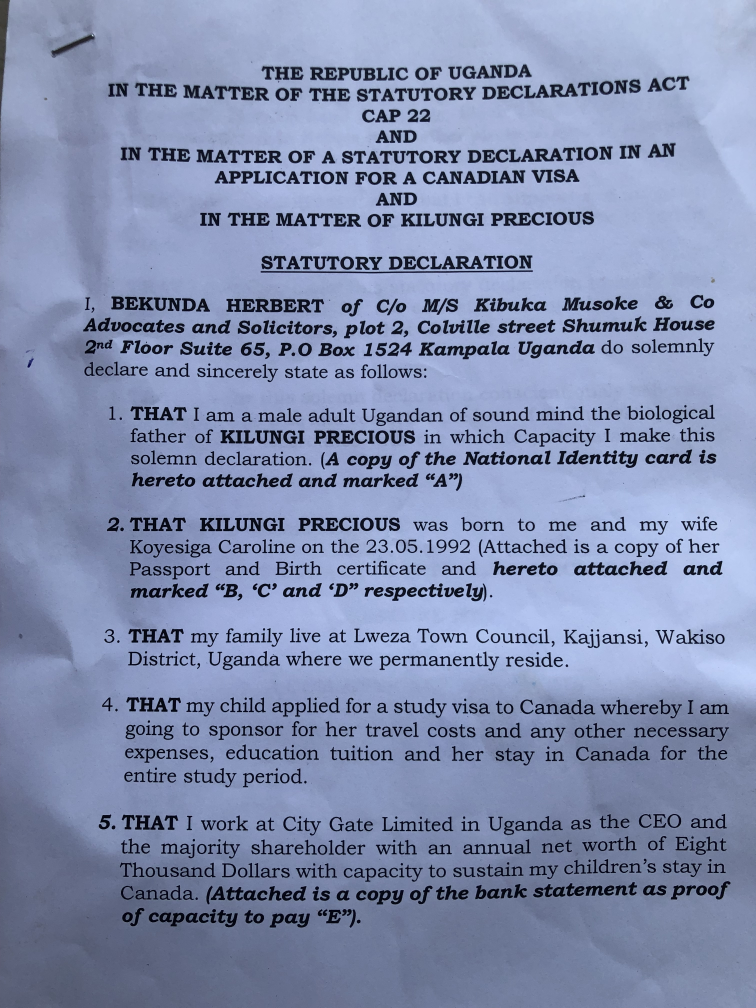
#> input picture letter.jpg, 3024 x 4032 px (shown at 1/4 size)
$ python test.py
#> lines starting #> are read from the running program, lines starting #| are printed output that depends on the picture
# open cv
import cv2 as cv

# making a copy of an image
import numpy as np

# reading text from image
import pytesseract

# storing image (in compiler - i think)
img = cv.imread('letter.jpg')
#> img is the input picture: shape (4032, 3024, 3); mean B, G, R 177.1, 142.8, 130.9

# printing the original dimensions of the image
print(img.shape[0])  # height
#| 4032
print(img.shape[1])  # width
#| 3024

# factor for reducing image size
reduce_by = 20

# new dimensions
new_height = (reduce_by)/100 * img.shape[0]
#> new_height = 806.4
new_width = (reduce_by)/100 * img.shape[1]
#> new_width = 604.8

# might be a list or array
dim = (int(new_width), int(new_height))
#> dim = (604, 806)

# making a resized image
img_resized = cv.resize(img, dim, interpolation=cv.INTER_AREA)
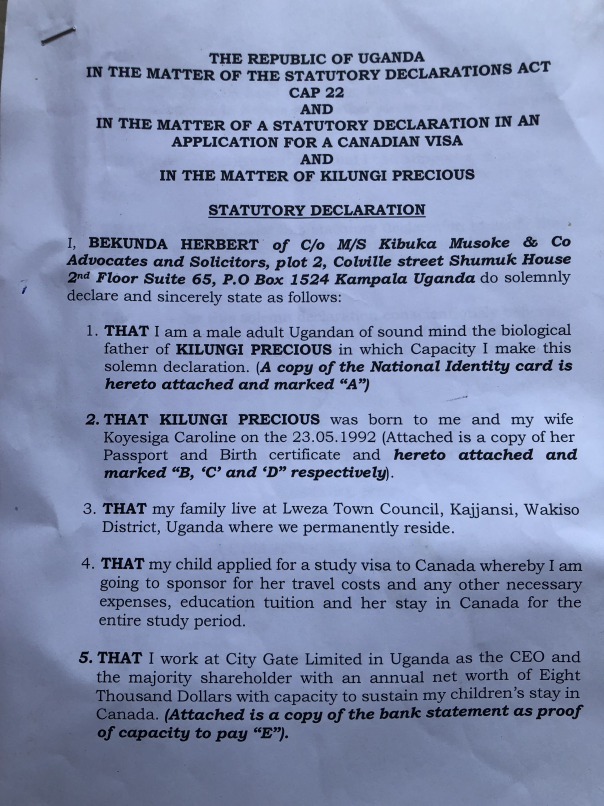
#> img_resized: shape (806, 604, 3); mean B, G, R 177.1, 142.8, 130.9

# making a copy of the image
img_copy = np.copy(img_resized)

# turning the image to grayscale
img_gray = cv.cvtColor(img_resized, cv.COLOR_BGR2GRAY)
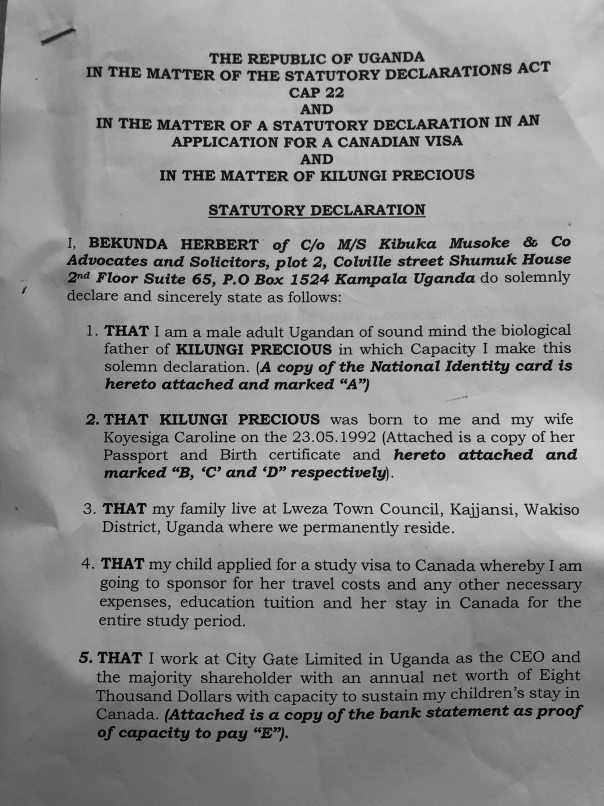
#> img_gray: shape (806, 604); min 3, max 211, mean 143.2

# reading text from image using tesseract online - An API for this kind of stuff
#> (the run stopped early here; a loop or call above may not have finished)
